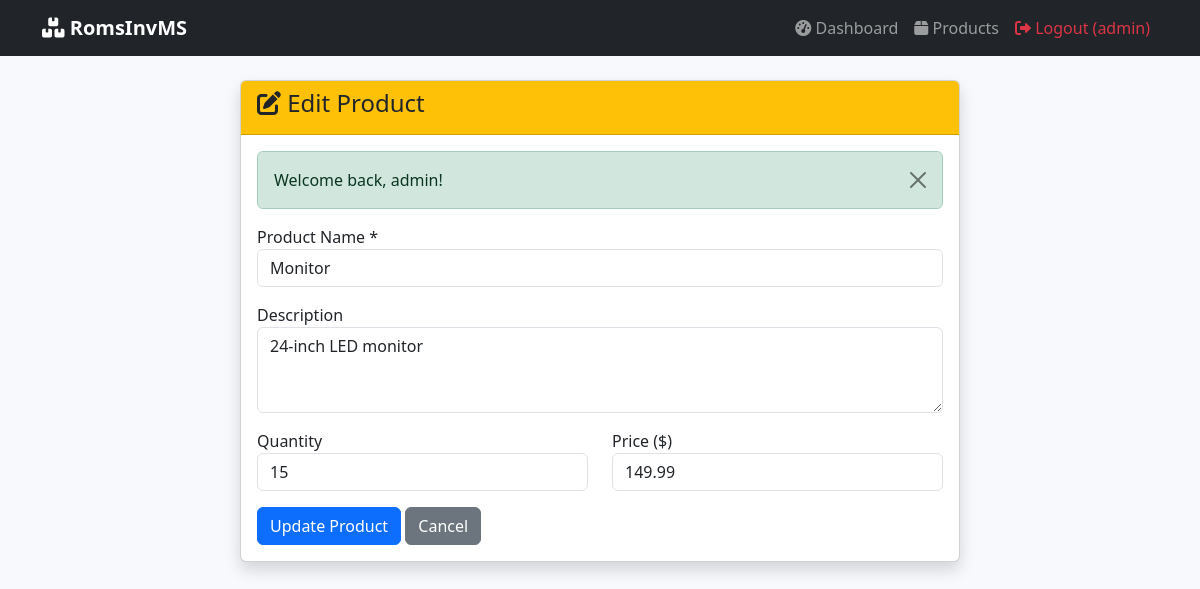
The app's page /products/edit.php?id=4 (signed in) with its own data.
### tables this page shows
CREATE TABLE IF NOT EXISTS products (
    id INT AUTO_INCREMENT PRIMARY KEY,
    name VARCHAR(100) NOT NULL,
    description TEXT,
    quantity INT NOT NULL DEFAULT 0,
    price DECIMAL(10,2) NOT NULL DEFAULT 0.00,
    created_at TIMESTAMP DEFAULT CURRENT_TIMESTAMP,
    updated_at TIMESTAMP DEFAULT CURRENT_TIMESTAMP ON UPDATE CURRENT_TIMESTAMP
);

### products/edit.php (the view, shortened to what this page needs)
<?php
require_once '../config/database.php';
require_once '../includes/auth.php';
$id = isset($_GET['id']) ? (int)$_GET['id'] : 0;
$stmt = $pdo->prepare("SELECT * FROM products WHERE id = ?");
$stmt->execute([$id]);
$product = $stmt->fetch();
?>
<?php include '../includes/header.php'; ?>
<div class="container">
    <div class="row justify-content-center">
        <div class="col-md-8">
            <div class="card shadow">
                <div class="card-header bg-warning text-dark">
                    <h4><i class="fas fa-edit"></i> Edit Product</h4>
                </div>
                <div class="card-body">
                    <form method="POST">
                        <div class="mb-3">
                            <label>Product Name *</label>
                            <input type="text" name="name" class="form-control" value="<?= htmlspecialchars($product['name']) ?>" required>
                        </div>
                        <div class="mb-3">
                            <label>Description</label>
                            <textarea name="description" class="form-control" rows="3"><?= htmlspecialchars($product['description']) ?></textarea>
                        </div>
                        <div class="row">
                            <div class="col-md-6 mb-3">
                                <label>Quantity</label>
                                <input type="number" name="quantity" class="form-control" value="<?= $product['quantity'] ?>" min="0">
                            </div>
                            <div class="col-md-6 mb-3">
                                <label>Price ($)</label>
                                <input type="number" step="0.01" name="price" class="form-control" value="<?= $product['price'] ?>" min="0">
                            </div>
                        </div>
                        <button type="submit" class="btn btn-primary">Update Product</button>
                        <a href="index.php" class="btn btn-secondary">Cancel</a>
                    </form>
                </div>
            </div>
        </div>
    </div>
</div>
<?php include '../includes/footer.php'; ?>

### includes/header.php (style rules this page uses)
body { background-color: #f8f9fc; }

### records on screen
products: name "Monitor", description "24-inch LED monitor", quantity "15", price "149.99"

### other values on screen
$_SESSION['username'] "admin"
$_SESSION['success'] "Welcome back, admin!"
